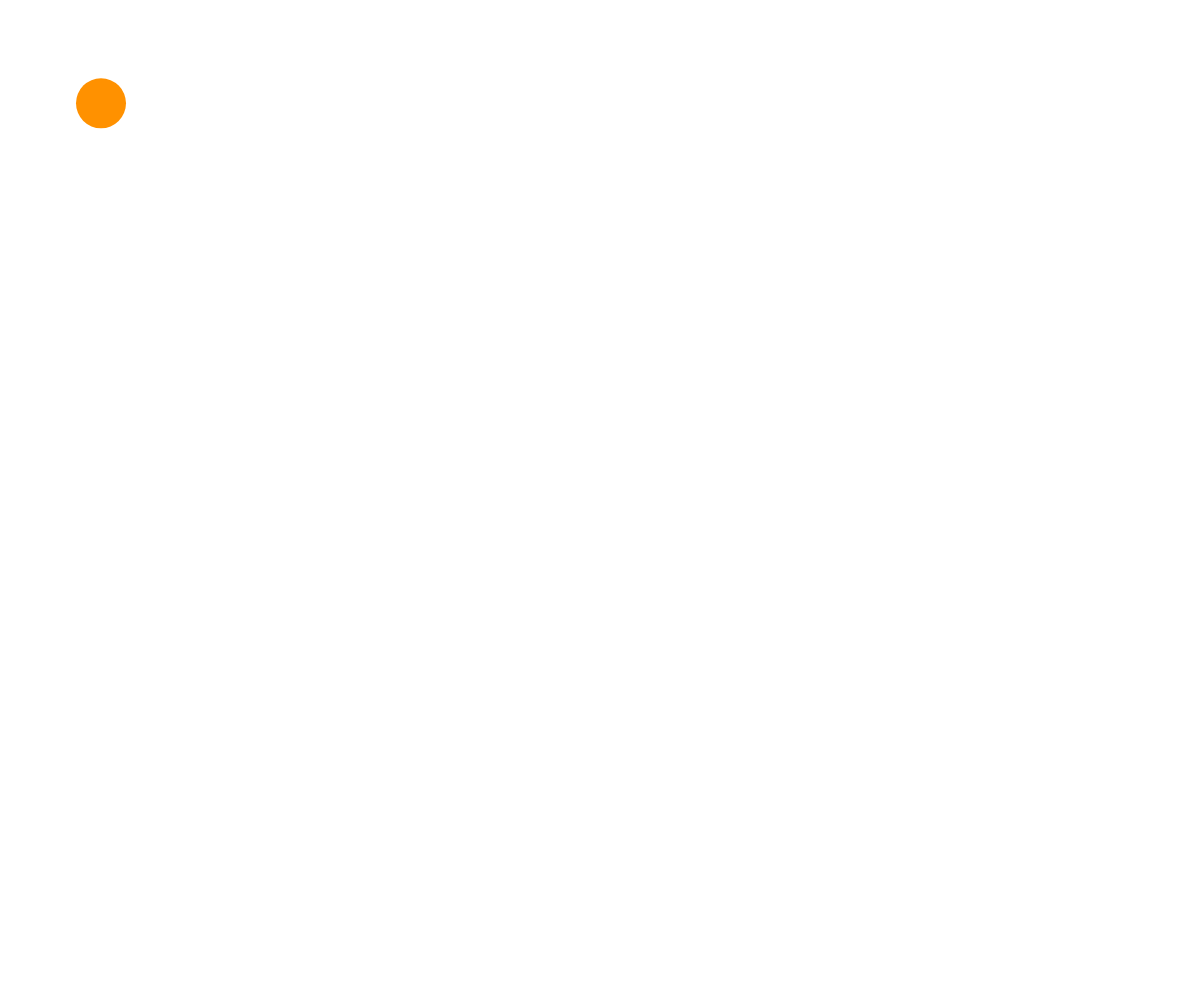
Frame 1 (no input)
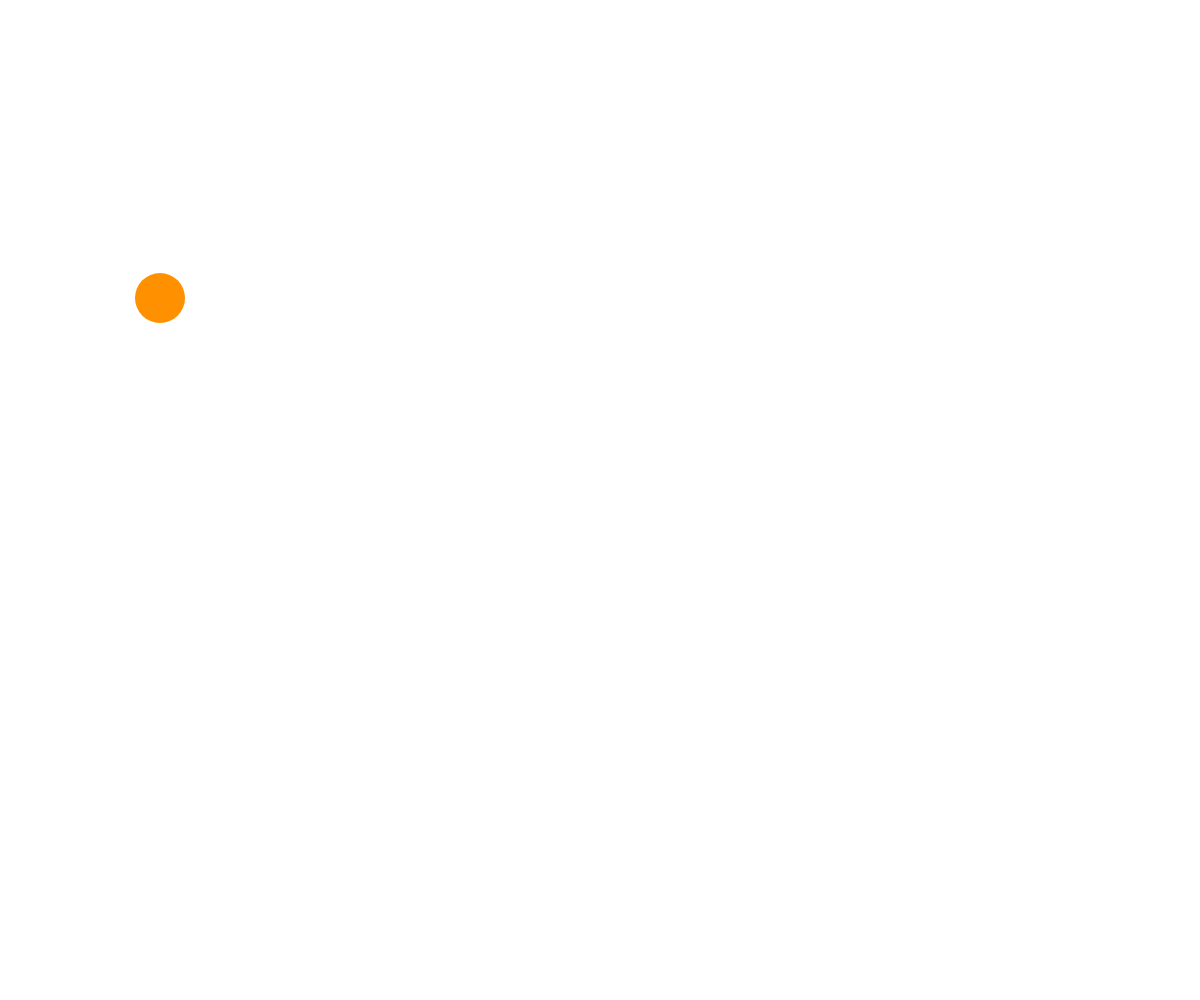
Frame 60 (no input)
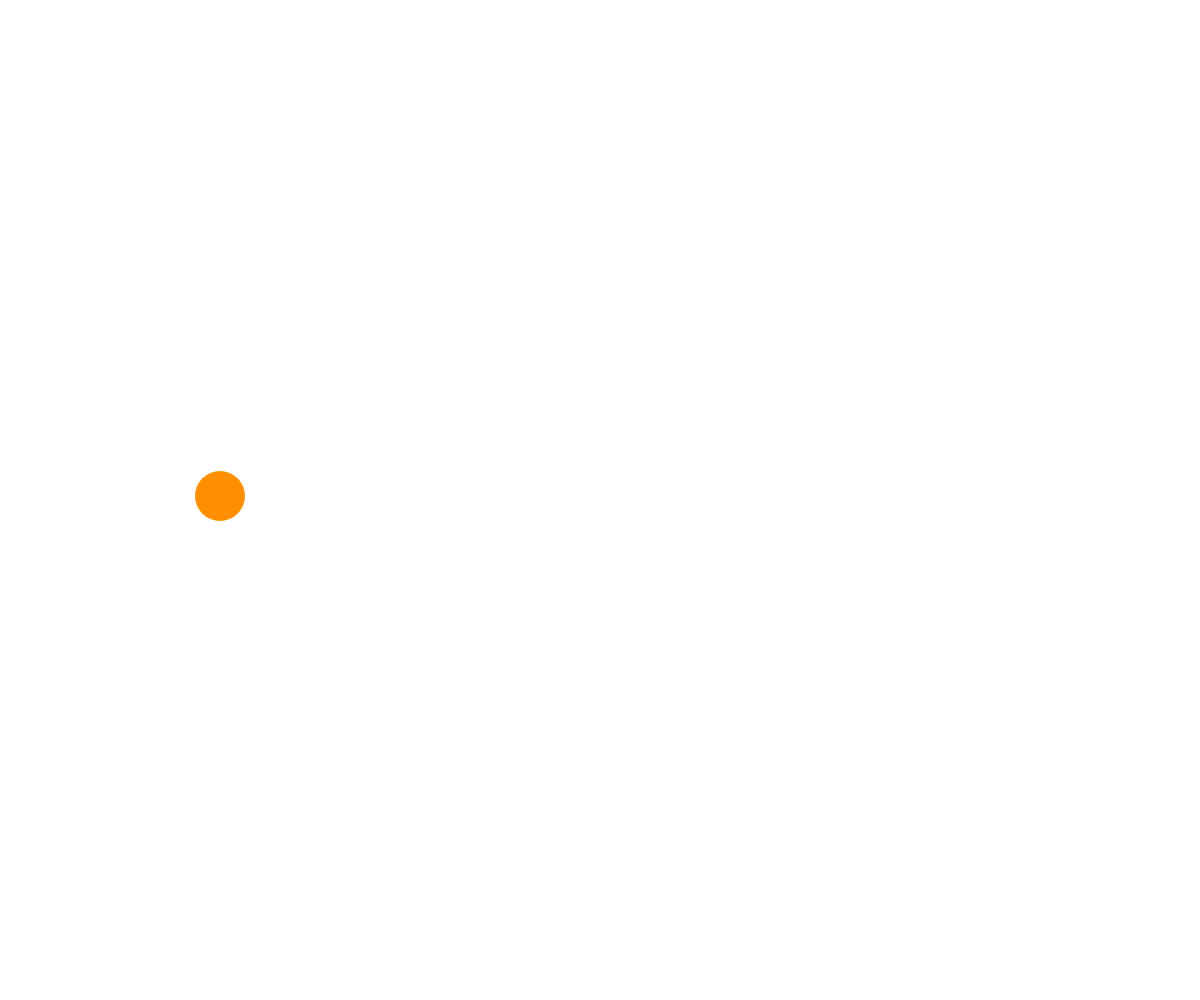
Frame 120 (the mouse pressed at the canvas centre since frame 60)

The p5.js sketch that drew these frames (run headless with seeded random() and noise() and a simulated clock; from frame 60 on, the mouse is pressed at the canvas centre):

// p5.js sketch
// ── sketch.js
/**
* Based on Nature of Code Example 1.1 
* Bouncing ball with no vectors
* By Dan Shiffman.  Modified by Kevin Siwoff
* Fall 2015
*/

//[full] Variables for location and speed of ball.
var x = 100;
var y = 100;
var xspeed = 1;
var yspeed = 3.3;
var ballColor;

function setup() {
  createCanvas(windowWidth,windowHeight);
  colorMode(HSB);
  ballColor = color(34,100,250);
}

function draw() {
  background(0,0,255);
  //Move the ball according to its speed.
  x = x + xspeed;
  y = y + yspeed;

  //Check for bouncing.
  if ((x > width) || (x < 0)) {
    xspeed = xspeed * -1;
  }
  if ((y > height) || (y < 0)) {
    yspeed = yspeed * -1;
    ballColor = color(random(255), random(255), 200);
    
  }

  noStroke();
  fill(ballColor);
  // Display the ball at the location (x,y).
  ellipse(x,y,50,50);
}

//function to call when mouse is clicked
function mouseClicked(){
  x = mouseX; //assign x the value of our mouseX position
  y = mouseY; //assign y the value of our mouseY position
  if(x >= width/2){
    xspeed  = abs(xspeed) * -1.0; //make sure xspeed is negative
  }
  else{
    xspeed = abs(xspeed); //otherwise xspeed is positive
  }
  yspeed = abs(yspeed); //make sure yspeed is always positive
}
